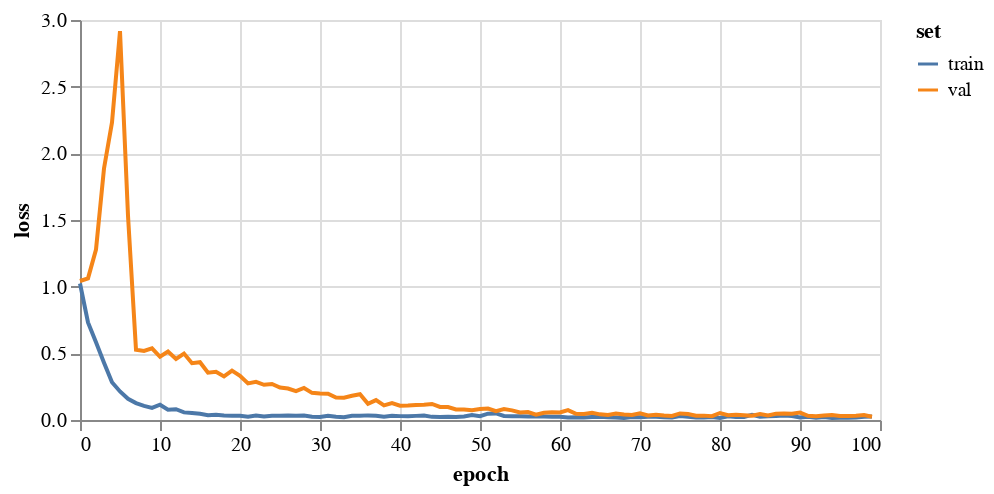
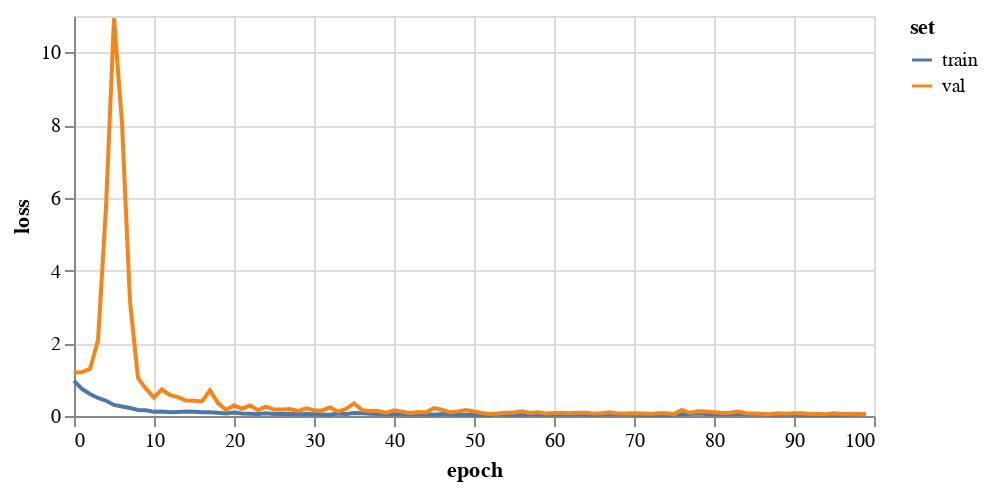
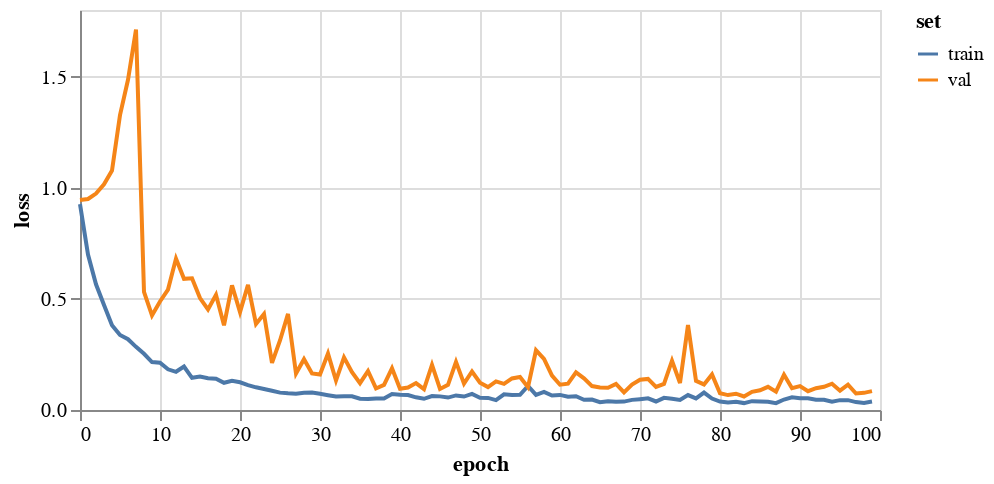
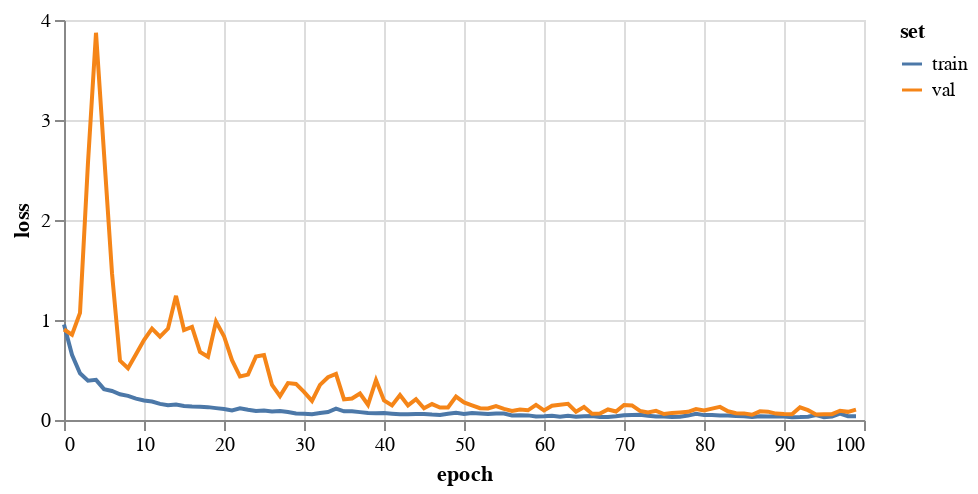

Notebook cell for these charts, in order:
### Code cell
for trainName, trainSet in trainSets.items():
    print('training on '+trainName)

    # train
    gcn = FeaStNet()
    history = gcn.trainModel(trainSet, valSets[trainName], epochs=epochs, saveDir=saveDir+trainName)

    display(plotHistory(history))

    # test
    print('testing on '+trainName+'\n')
    resultsDict = gcn.testModel(testSets[trainName], level='field')
    resultsDict['Trained on'] = ['test group']*len(resultsDict['mse'])
    resultsDict['Tested on'] = [trainName]*len(resultsDict['mse'])
    results = pivotDict(resultsDict)
    resultsList.extend(results)
        
pd.DataFrame(resultsList)

### Figure 1 — Vega-Lite specification as saved in the notebook (floating-point values rounded to 4 significant figures)
{"config": {"view": {"continuousWidth": 400, "continuousHeight": 300}}, "data": {"name": "data-65f77141fe35c7334411b53b667b501e"}, "mark": "line", "encoding": {"color": {"type": "nominal", "field": "set"}, "tooltip": [{"type": "quantitative", "field": "epoch"}, {"type": "quantitative", "field": "value"}], "x": {"type": "quantitative", "field": "epoch"}, "y": {"type": "quantitative", "axis": {"title": "loss"}, "field": "value"}}, "height": 200, "transform": [{"fold": ["train", "val"], "as": ["set", "value"]}], "width": 400, "$schema": "https://vega.github.io/schema/vega-lite/v4.8.1.json", "datasets": {"data-65f77141fe35c7334411b53b667b501e": [{"train": 1.024, "val": 1.043, "epoch": 0}, {"train": 0.7311, "val": 1.063, "epoch": 1}, {"train": 0.5835, "val": 1.278, "epoch": 2}, {"train": 0.4298, "val": 1.887, "epoch": 3}, {"train": 0.2827, "val": 2.232, "epoch": 4}, {"train": 0.214, "val": 2.917, "epoch": 5}, {"train": 0.159, "val": 1.533, "epoch": 6}, {"train": 0.1266, "val": 0.5267, "epoch": 7}, {"train": 0.1061, "val": 0.518, "epoch": 8}, {"train": 0.09114, "val": 0.5377, "epoch": 9}, {"train": 0.1148, "val": 0.4742, "epoch": 10}, {"train": 0.07706, "val": 0.5131, "epoch": 11}, {"train": 0.081, "val": 0.4581, "epoch": 12}, {"train": 0.05702, "val": 0.4981, "epoch": 13}, {"train": 0.05228, "val": 0.4261, "epoch": 14}, {"train": 0.04691, "val": 0.4335, "epoch": 15}, {"train": 0.03647, "val": 0.3552, "epoch": 16}, {"train": 0.03927, "val": 0.3612, "epoch": 17}, {"train": 0.033, "val": 0.3265, "epoch": 18}, {"train": 0.03215, "val": 0.37, "epoch": 19}, {"train": 0.03117, "val": 0.3315, "epoch": 20}, {"train": 0.02528, "val": 0.2741, "epoch": 21}, {"train": 0.03375, "val": 0.2861, "epoch": 22}, {"train": 0.02585, "val": 0.2642, "epoch": 23}, {"train": 0.03243, "val": 0.2702, "epoch": 24}, {"train": 0.03177, "val": 0.2437, "epoch": 25}, {"train": 0.03403, "val": 0.2359, "epoch": 26}, {"train": 0.03096, "val": 0.216, "epoch": 27}, {"train": 0.0336, "val": 0.24, "epoch": 28}, {"train": 0.02473, "val": 0.2037, "epoch": 29}, {"train": 0.02292, "val": 0.1992, "epoch": 30}, {"train": 0.03218, "val": 0.1978, "epoch": 31}, {"train": 0.02505, "val": 0.1687, "epoch": 32}, {"train": 0.0202, "val": 0.167, "epoch": 33}, {"train": 0.03128, "val": 0.1815, "epoch": 34}, {"train": 0.0312, "val": 0.1937, "epoch": 35}, {"train": 0.03467, "val": 0.1215, "epoch": 36}, {"train": 0.03191, "val": 0.1491, "epoch": 37}, {"train": 0.02525, "val": 0.1098, "epoch": 38}, {"train": 0.03099, "val": 0.1264, "epoch": 39}, {"train": 0.02906, "val": 0.1068, "epoch": 40}, {"train": 0.0284, "val": 0.1088, "epoch": 41}, {"train": 0.03093, "val": 0.1132, "epoch": 42}, {"train": 0.03394, "val": 0.115, "epoch": 43}, {"train": 0.02357, "val": 0.1205, "epoch": 44}, {"train": 0.02303, "val": 0.09768, "epoch": 45}, {"train": 0.0244, "val": 0.09766, "epoch": 46}, {"train": 0.02246, "val": 0.07918, "epoch": 47}, {"train": 0.02611, "val": 0.0792, "epoch": 48}, {"train": 0.03684, "val": 0.07367, "epoch": 49}, {"train": 0.02888, "val": 0.08307, "epoch": 50}, {"train": 0.04726, "val": 0.08536, "epoch": 51}, {"train": 0.0492, "val": 0.06586, "epoch": 52}, {"train": 0.02982, "val": 0.08183, "epoch": 53}, {"train": 0.02777, "val": 0.07241, "epoch": 54}, {"train": 0.02877, "val": 0.05631, "epoch": 55}, {"train": 0.02539, "val": 0.05959, "epoch": 56}, {"train": 0.02582, "val": 0.04037, "epoch": 57}, {"train": 0.0255, "val": 0.05414, "epoch": 58}, {"train": 0.02509, "val": 0.05888, "epoch": 59}, {"train": 0.02506, "val": 0.05698, "epoch": 60}, {"train": 0.01868, "val": 0.07412, "epoch": 61}, {"train": 0.02035, "val": 0.04691, "epoch": 62}, {"train": 0.01947, "val": 0.04579, "epoch": 63}, {"train": 0.02215, "val": 0.05362, "epoch": 64}, {"train": 0.02388, "val": 0.04236, "epoch": 65}, {"train": 0.01969, "val": 0.03709, "epoch": 66}, {"train": 0.01933, "val": 0.04897, "epoch": 67}, {"train": 0.0152, "val": 0.04177, "epoch": 68}, {"train": 0.02325, "val": 0.03712, "epoch": 69}, {"train": 0.021, "val": 0.05061, "epoch": 70}, {"train": 0.02372, "val": 0.0335, "epoch": 71}, {"train": 0.02384, "val": 0.03862, "epoch": 72}, {"train": 0.02056, "val": 0.03315, "epoch": 73}, {"train": 0.01873, "val": 0.03067, "epoch": 74}, {"train": 0.02955, "val": 0.0491, "epoch": 75}, {"train": 0.02375, "val": 0.04477, "epoch": 76}, {"train": 0.01835, "val": 0.03272, "epoch": 77}, {"train": 0.01962, "val": 0.03281, "epoch": 78}, {"train": 0.02243, "val": 0.02834, "epoch": 79}, {"train": 0.0159, "val": 0.05251, "epoch": 80}, {"train": 0.02833, "val": 0.03566, "epoch": 81}, {"train": 0.02229, "val": 0.04003, "epoch": 82}, {"train": 0.02254, "val": 0.03621, "epoch": 83}, {"train": 0.03867, "val": 0.03251, "epoch": 84}, {"train": 0.02408, "val": 0.04548, "epoch": 85}, {"train": 0.02894, "val": 0.03352, "epoch": 86}, {"train": 0.02932, "val": 0.04719, "epoch": 87}, {"train": 0.0334, "val": 0.04795, "epoch": 88}, {"train": 0.0298, "val": 0.04693, "epoch": 89}, {"train": 0.01879, "val": 0.0558, "epoch": 90}, {"train": 0.02462, "val": 0.03156, "epoch": 91}, {"train": 0.01766, "val": 0.02837, "epoch": 92}, {"train": 0.0225, "val": 0.0333, "epoch": 93}, {"train": 0.01486, "val": 0.03759, "epoch": 94}, {"train": 0.0169, "val": 0.02924, "epoch": 95}, {"train": 0.01618, "val": 0.03042, "epoch": 96}, {"train": 0.01849, "val": 0.03142, "epoch": 97}, {"train": 0.02413, "val": 0.03746, "epoch": 98}, {"train": 0.02621, "val": 0.02402, "epoch": 99}]}}

### Figure 2 — Vega-Lite specification as saved in the notebook (floating-point values rounded to 4 significant figures)
{"config": {"view": {"continuousWidth": 400, "continuousHeight": 300}}, "data": {"name": "data-03b2bfa835b701190d9b105be12bed7c"}, "mark": "line", "encoding": {"color": {"type": "nominal", "field": "set"}, "tooltip": [{"type": "quantitative", "field": "epoch"}, {"type": "quantitative", "field": "value"}], "x": {"type": "quantitative", "field": "epoch"}, "y": {"type": "quantitative", "axis": {"title": "loss"}, "field": "value"}}, "height": 200, "transform": [{"fold": ["train", "val"], "as": ["set", "value"]}], "width": 400, "$schema": "https://vega.github.io/schema/vega-lite/v4.8.1.json", "datasets": {"data-03b2bfa835b701190d9b105be12bed7c": [{"train": 0.966, "val": 1.196, "epoch": 0}, {"train": 0.7433, "val": 1.206, "epoch": 1}, {"train": 0.6067, "val": 1.295, "epoch": 2}, {"train": 0.4962, "val": 2.073, "epoch": 3}, {"train": 0.4201, "val": 5.732, "epoch": 4}, {"train": 0.3043, "val": 10.94, "epoch": 5}, {"train": 0.2599, "val": 8.062, "epoch": 6}, {"train": 0.2194, "val": 3.159, "epoch": 7}, {"train": 0.1675, "val": 1.047, "epoch": 8}, {"train": 0.1588, "val": 0.7505, "epoch": 9}, {"train": 0.1138, "val": 0.509, "epoch": 10}, {"train": 0.1226, "val": 0.7292, "epoch": 11}, {"train": 0.1034, "val": 0.5714, "epoch": 12}, {"train": 0.1126, "val": 0.5196, "epoch": 13}, {"train": 0.1229, "val": 0.4248, "epoch": 14}, {"train": 0.1161, "val": 0.4219, "epoch": 15}, {"train": 0.09999, "val": 0.3996, "epoch": 16}, {"train": 0.1027, "val": 0.7037, "epoch": 17}, {"train": 0.09036, "val": 0.3541, "epoch": 18}, {"train": 0.07118, "val": 0.1681, "epoch": 19}, {"train": 0.0961, "val": 0.2872, "epoch": 20}, {"train": 0.07057, "val": 0.2, "epoch": 21}, {"train": 0.06346, "val": 0.2873, "epoch": 22}, {"train": 0.05223, "val": 0.1619, "epoch": 23}, {"train": 0.07419, "val": 0.2584, "epoch": 24}, {"train": 0.0521, "val": 0.1759, "epoch": 25}, {"train": 0.06033, "val": 0.1791, "epoch": 26}, {"train": 0.05242, "val": 0.1901, "epoch": 27}, {"train": 0.0491, "val": 0.1358, "epoch": 28}, {"train": 0.0529, "val": 0.2088, "epoch": 29}, {"train": 0.04499, "val": 0.1566, "epoch": 30}, {"train": 0.04156, "val": 0.1528, "epoch": 31}, {"train": 0.03678, "val": 0.2332, "epoch": 32}, {"train": 0.06557, "val": 0.1227, "epoch": 33}, {"train": 0.05773, "val": 0.1951, "epoch": 34}, {"train": 0.0797, "val": 0.3468, "epoch": 35}, {"train": 0.07833, "val": 0.1615, "epoch": 36}, {"train": 0.05876, "val": 0.1386, "epoch": 37}, {"train": 0.05377, "val": 0.1361, "epoch": 38}, {"train": 0.05585, "val": 0.08678, "epoch": 39}, {"train": 0.04546, "val": 0.1591, "epoch": 40}, {"train": 0.0453, "val": 0.121, "epoch": 41}, {"train": 0.05364, "val": 0.076, "epoch": 42}, {"train": 0.05054, "val": 0.1091, "epoch": 43}, {"train": 0.05623, "val": 0.09406, "epoch": 44}, {"train": 0.03787, "val": 0.2163, "epoch": 45}, {"train": 0.05362, "val": 0.1735, "epoch": 46}, {"train": 0.04865, "val": 0.1008, "epoch": 47}, {"train": 0.04176, "val": 0.1271, "epoch": 48}, {"train": 0.03572, "val": 0.1647, "epoch": 49}, {"train": 0.03195, "val": 0.1236, "epoch": 50}, {"train": 0.02996, "val": 0.08333, "epoch": 51}, {"train": 0.02567, "val": 0.0528, "epoch": 52}, {"train": 0.05445, "val": 0.06777, "epoch": 53}, {"train": 0.0325, "val": 0.08617, "epoch": 54}, {"train": 0.03843, "val": 0.09657, "epoch": 55}, {"train": 0.03737, "val": 0.1278, "epoch": 56}, {"train": 0.04171, "val": 0.08241, "epoch": 57}, {"train": 0.04167, "val": 0.1005, "epoch": 58}, {"train": 0.03655, "val": 0.06598, "epoch": 59}, {"train": 0.04514, "val": 0.08033, "epoch": 60}, {"train": 0.04276, "val": 0.08271, "epoch": 61}, {"train": 0.04246, "val": 0.07906, "epoch": 62}, {"train": 0.03819, "val": 0.0917, "epoch": 63}, {"train": 0.04186, "val": 0.09044, "epoch": 64}, {"train": 0.03661, "val": 0.06562, "epoch": 65}, {"train": 0.0404, "val": 0.0744, "epoch": 66}, {"train": 0.04647, "val": 0.1026, "epoch": 67}, {"train": 0.0454, "val": 0.06601, "epoch": 68}, {"train": 0.04799, "val": 0.07147, "epoch": 69}, {"train": 0.03271, "val": 0.07556, "epoch": 70}, {"train": 0.03329, "val": 0.06585, "epoch": 71}, {"train": 0.02644, "val": 0.05853, "epoch": 72}, {"train": 0.0384, "val": 0.07221, "epoch": 73}, {"train": 0.02252, "val": 0.07233, "epoch": 74}, {"train": 0.03925, "val": 0.05197, "epoch": 75}, {"train": 0.0505, "val": 0.1681, "epoch": 76}, {"train": 0.05367, "val": 0.08175, "epoch": 77}, {"train": 0.0666, "val": 0.1283, "epoch": 78}, {"train": 0.05658, "val": 0.1234, "epoch": 79}, {"train": 0.04944, "val": 0.1019, "epoch": 80}, {"train": 0.05421, "val": 0.08036, "epoch": 81}, {"train": 0.0455, "val": 0.09245, "epoch": 82}, {"train": 0.06374, "val": 0.1219, "epoch": 83}, {"train": 0.05022, "val": 0.07504, "epoch": 84}, {"train": 0.0473, "val": 0.07079, "epoch": 85}, {"train": 0.0428, "val": 0.06151, "epoch": 86}, {"train": 0.03805, "val": 0.049, "epoch": 87}, {"train": 0.03749, "val": 0.07695, "epoch": 88}, {"train": 0.04716, "val": 0.0647, "epoch": 89}, {"train": 0.03367, "val": 0.07898, "epoch": 90}, {"train": 0.03063, "val": 0.07291, "epoch": 91}, {"train": 0.02836, "val": 0.05708, "epoch": 92}, {"train": 0.03226, "val": 0.06076, "epoch": 93}, {"train": 0.02449, "val": 0.04809, "epoch": 94}, {"train": 0.02949, "val": 0.07462, "epoch": 95}, {"train": 0.03002, "val": 0.0575, "epoch": 96}, {"train": 0.03858, "val": 0.06272, "epoch": 97}, {"train": 0.05655, "val": 0.06491, "epoch": 98}, {"train": 0.03336, "val": 0.04991, "epoch": 99}]}}

### Figure 3 — Vega-Lite specification as saved in the notebook (floating-point values rounded to 4 significant figures)
{"config": {"view": {"continuousWidth": 400, "continuousHeight": 300}}, "data": {"name": "data-cf8d6336b73899c62527f221a7eba4c8"}, "mark": "line", "encoding": {"color": {"type": "nominal", "field": "set"}, "tooltip": [{"type": "quantitative", "field": "epoch"}, {"type": "quantitative", "field": "value"}], "x": {"type": "quantitative", "field": "epoch"}, "y": {"type": "quantitative", "axis": {"title": "loss"}, "field": "value"}}, "height": 200, "transform": [{"fold": ["train", "val"], "as": ["set", "value"]}], "width": 400, "$schema": "https://vega.github.io/schema/vega-lite/v4.8.1.json", "datasets": {"data-cf8d6336b73899c62527f221a7eba4c8": [{"train": 0.9262, "val": 0.9449, "epoch": 0}, {"train": 0.6999, "val": 0.9495, "epoch": 1}, {"train": 0.5655, "val": 0.974, "epoch": 2}, {"train": 0.4725, "val": 1.016, "epoch": 3}, {"train": 0.3818, "val": 1.078, "epoch": 4}, {"train": 0.3379, "val": 1.327, "epoch": 5}, {"train": 0.3186, "val": 1.486, "epoch": 6}, {"train": 0.2842, "val": 1.712, "epoch": 7}, {"train": 0.2529, "val": 0.5317, "epoch": 8}, {"train": 0.2157, "val": 0.4254, "epoch": 9}, {"train": 0.2128, "val": 0.4885, "epoch": 10}, {"train": 0.183, "val": 0.5418, "epoch": 11}, {"train": 0.1719, "val": 0.6813, "epoch": 12}, {"train": 0.1955, "val": 0.5904, "epoch": 13}, {"train": 0.1449, "val": 0.5927, "epoch": 14}, {"train": 0.1506, "val": 0.5035, "epoch": 15}, {"train": 0.1433, "val": 0.4525, "epoch": 16}, {"train": 0.1411, "val": 0.5185, "epoch": 17}, {"train": 0.1224, "val": 0.3809, "epoch": 18}, {"train": 0.131, "val": 0.5613, "epoch": 19}, {"train": 0.1246, "val": 0.4406, "epoch": 20}, {"train": 0.1122, "val": 0.5633, "epoch": 21}, {"train": 0.1021, "val": 0.3871, "epoch": 22}, {"train": 0.09478, "val": 0.432, "epoch": 23}, {"train": 0.08656, "val": 0.2119, "epoch": 24}, {"train": 0.07816, "val": 0.3128, "epoch": 25}, {"train": 0.07535, "val": 0.4324, "epoch": 26}, {"train": 0.07356, "val": 0.1639, "epoch": 27}, {"train": 0.07755, "val": 0.2285, "epoch": 28}, {"train": 0.07838, "val": 0.1643, "epoch": 29}, {"train": 0.07295, "val": 0.1594, "epoch": 30}, {"train": 0.06671, "val": 0.2538, "epoch": 31}, {"train": 0.06061, "val": 0.1328, "epoch": 32}, {"train": 0.06191, "val": 0.2366, "epoch": 33}, {"train": 0.06163, "val": 0.1704, "epoch": 34}, {"train": 0.05054, "val": 0.1207, "epoch": 35}, {"train": 0.04918, "val": 0.1754, "epoch": 36}, {"train": 0.05192, "val": 0.09693, "epoch": 37}, {"train": 0.0515, "val": 0.1129, "epoch": 38}, {"train": 0.07151, "val": 0.1877, "epoch": 39}, {"train": 0.0683, "val": 0.09544, "epoch": 40}, {"train": 0.06737, "val": 0.1014, "epoch": 41}, {"train": 0.05714, "val": 0.1213, "epoch": 42}, {"train": 0.05044, "val": 0.09382, "epoch": 43}, {"train": 0.06259, "val": 0.2034, "epoch": 44}, {"train": 0.06131, "val": 0.09473, "epoch": 45}, {"train": 0.05598, "val": 0.1133, "epoch": 46}, {"train": 0.06562, "val": 0.2168, "epoch": 47}, {"train": 0.06044, "val": 0.1189, "epoch": 48}, {"train": 0.07245, "val": 0.1733, "epoch": 49}, {"train": 0.05525, "val": 0.123, "epoch": 50}, {"train": 0.05444, "val": 0.1031, "epoch": 51}, {"train": 0.04429, "val": 0.1288, "epoch": 52}, {"train": 0.07048, "val": 0.1176, "epoch": 53}, {"train": 0.06705, "val": 0.142, "epoch": 54}, {"train": 0.06819, "val": 0.1486, "epoch": 55}, {"train": 0.1082, "val": 0.1027, "epoch": 56}, {"train": 0.068, "val": 0.2688, "epoch": 57}, {"train": 0.08149, "val": 0.2301, "epoch": 58}, {"train": 0.06493, "val": 0.155, "epoch": 59}, {"train": 0.06795, "val": 0.1137, "epoch": 60}, {"train": 0.05938, "val": 0.1183, "epoch": 61}, {"train": 0.06167, "val": 0.1692, "epoch": 62}, {"train": 0.04579, "val": 0.1425, "epoch": 63}, {"train": 0.04686, "val": 0.1076, "epoch": 64}, {"train": 0.03525, "val": 0.1013, "epoch": 65}, {"train": 0.03968, "val": 0.1002, "epoch": 66}, {"train": 0.03678, "val": 0.117, "epoch": 67}, {"train": 0.03774, "val": 0.07883, "epoch": 68}, {"train": 0.04564, "val": 0.1142, "epoch": 69}, {"train": 0.04873, "val": 0.136, "epoch": 70}, {"train": 0.05251, "val": 0.14, "epoch": 71}, {"train": 0.03841, "val": 0.104, "epoch": 72}, {"train": 0.05483, "val": 0.1177, "epoch": 73}, {"train": 0.05097, "val": 0.2218, "epoch": 74}, {"train": 0.04523, "val": 0.1215, "epoch": 75}, {"train": 0.06708, "val": 0.3824, "epoch": 76}, {"train": 0.05236, "val": 0.1314, "epoch": 77}, {"train": 0.07847, "val": 0.1151, "epoch": 78}, {"train": 0.05134, "val": 0.1601, "epoch": 79}, {"train": 0.03786, "val": 0.07529, "epoch": 80}, {"train": 0.03405, "val": 0.06711, "epoch": 81}, {"train": 0.03679, "val": 0.07324, "epoch": 82}, {"train": 0.03108, "val": 0.06096, "epoch": 83}, {"train": 0.03979, "val": 0.08168, "epoch": 84}, {"train": 0.03867, "val": 0.0889, "epoch": 85}, {"train": 0.0373, "val": 0.1043, "epoch": 86}, {"train": 0.03075, "val": 0.08276, "epoch": 87}, {"train": 0.04704, "val": 0.159, "epoch": 88}, {"train": 0.05685, "val": 0.09819, "epoch": 89}, {"train": 0.05256, "val": 0.1075, "epoch": 90}, {"train": 0.05309, "val": 0.08444, "epoch": 91}, {"train": 0.04626, "val": 0.098, "epoch": 92}, {"train": 0.04623, "val": 0.1045, "epoch": 93}, {"train": 0.03689, "val": 0.1184, "epoch": 94}, {"train": 0.04441, "val": 0.08676, "epoch": 95}, {"train": 0.04433, "val": 0.1138, "epoch": 96}, {"train": 0.03565, "val": 0.07413, "epoch": 97}, {"train": 0.03189, "val": 0.07722, "epoch": 98}, {"train": 0.03834, "val": 0.08511, "epoch": 99}]}}

### Figure 4 — Vega-Lite specification as saved in the notebook (floating-point values rounded to 4 significant figures)
{"config": {"view": {"continuousWidth": 400, "continuousHeight": 300}}, "data": {"name": "data-08bd3c118ecbe265c781d12025da3964"}, "mark": "line", "encoding": {"color": {"type": "nominal", "field": "set"}, "tooltip": [{"type": "quantitative", "field": "epoch"}, {"type": "quantitative", "field": "value"}], "x": {"type": "quantitative", "field": "epoch"}, "y": {"type": "quantitative", "axis": {"title": "loss"}, "field": "value"}}, "height": 200, "transform": [{"fold": ["train", "val"], "as": ["set", "value"]}], "width": 400, "$schema": "https://vega.github.io/schema/vega-lite/v4.8.1.json", "datasets": {"data-08bd3c118ecbe265c781d12025da3964": [{"train": 0.9541, "val": 0.9044, "epoch": 0}, {"train": 0.6511, "val": 0.8538, "epoch": 1}, {"train": 0.467, "val": 1.071, "epoch": 2}, {"train": 0.3936, "val": 2.576, "epoch": 3}, {"train": 0.4015, "val": 3.872, "epoch": 4}, {"train": 0.3083, "val": 2.669, "epoch": 5}, {"train": 0.29, "val": 1.468, "epoch": 6}, {"train": 0.2572, "val": 0.5931, "epoch": 7}, {"train": 0.2409, "val": 0.5172, "epoch": 8}, {"train": 0.2131, "val": 0.6579, "epoch": 9}, {"train": 0.1944, "val": 0.8002, "epoch": 10}, {"train": 0.1849, "val": 0.9149, "epoch": 11}, {"train": 0.1614, "val": 0.8336, "epoch": 12}, {"train": 0.1471, "val": 0.914, "epoch": 13}, {"train": 0.1558, "val": 1.242, "epoch": 14}, {"train": 0.1406, "val": 0.9001, "epoch": 15}, {"train": 0.1342, "val": 0.9319, "epoch": 16}, {"train": 0.1317, "val": 0.6814, "epoch": 17}, {"train": 0.1287, "val": 0.6319, "epoch": 18}, {"train": 0.1189, "val": 0.9848, "epoch": 19}, {"train": 0.1095, "val": 0.8382, "epoch": 20}, {"train": 0.09512, "val": 0.5985, "epoch": 21}, {"train": 0.1163, "val": 0.4349, "epoch": 22}, {"train": 0.1019, "val": 0.4539, "epoch": 23}, {"train": 0.08985, "val": 0.6351, "epoch": 24}, {"train": 0.09526, "val": 0.6499, "epoch": 25}, {"train": 0.08534, "val": 0.3501, "epoch": 26}, {"train": 0.0898, "val": 0.2391, "epoch": 27}, {"train": 0.07961, "val": 0.3689, "epoch": 28}, {"train": 0.0644, "val": 0.3608, "epoch": 29}, {"train": 0.06301, "val": 0.2807, "epoch": 30}, {"train": 0.05682, "val": 0.1913, "epoch": 31}, {"train": 0.06939, "val": 0.3509, "epoch": 32}, {"train": 0.07969, "val": 0.4281, "epoch": 33}, {"train": 0.1134, "val": 0.4618, "epoch": 34}, {"train": 0.08647, "val": 0.2063, "epoch": 35}, {"train": 0.08692, "val": 0.2148, "epoch": 36}, {"train": 0.07874, "val": 0.2651, "epoch": 37}, {"train": 0.07008, "val": 0.1522, "epoch": 38}, {"train": 0.06804, "val": 0.3989, "epoch": 39}, {"train": 0.06876, "val": 0.1951, "epoch": 40}, {"train": 0.0628, "val": 0.1456, "epoch": 41}, {"train": 0.05843, "val": 0.2503, "epoch": 42}, {"train": 0.05768, "val": 0.1455, "epoch": 43}, {"train": 0.06001, "val": 0.2074, "epoch": 44}, {"train": 0.0608, "val": 0.1175, "epoch": 45}, {"train": 0.05473, "val": 0.1595, "epoch": 46}, {"train": 0.05056, "val": 0.124, "epoch": 47}, {"train": 0.06336, "val": 0.1249, "epoch": 48}, {"train": 0.07187, "val": 0.2345, "epoch": 49}, {"train": 0.05949, "val": 0.1757, "epoch": 50}, {"train": 0.0706, "val": 0.1466, "epoch": 51}, {"train": 0.06581, "val": 0.1175, "epoch": 52}, {"train": 0.06045, "val": 0.1146, "epoch": 53}, {"train": 0.06607, "val": 0.1382, "epoch": 54}, {"train": 0.06399, "val": 0.1105, "epoch": 55}, {"train": 0.04457, "val": 0.09048, "epoch": 56}, {"train": 0.04765, "val": 0.1044, "epoch": 57}, {"train": 0.04618, "val": 0.09714, "epoch": 58}, {"train": 0.03606, "val": 0.1512, "epoch": 59}, {"train": 0.03793, "val": 0.0963, "epoch": 60}, {"train": 0.04171, "val": 0.1429, "epoch": 61}, {"train": 0.03236, "val": 0.152, "epoch": 62}, {"train": 0.0414, "val": 0.1613, "epoch": 63}, {"train": 0.0323, "val": 0.0833, "epoch": 64}, {"train": 0.03645, "val": 0.1308, "epoch": 65}, {"train": 0.03998, "val": 0.06264, "epoch": 66}, {"train": 0.03054, "val": 0.06431, "epoch": 67}, {"train": 0.03009, "val": 0.1055, "epoch": 68}, {"train": 0.03677, "val": 0.08481, "epoch": 69}, {"train": 0.04816, "val": 0.1503, "epoch": 70}, {"train": 0.04972, "val": 0.1459, "epoch": 71}, {"train": 0.05242, "val": 0.09094, "epoch": 72}, {"train": 0.04329, "val": 0.07474, "epoch": 73}, {"train": 0.03433, "val": 0.09225, "epoch": 74}, {"train": 0.03591, "val": 0.06001, "epoch": 75}, {"train": 0.0304, "val": 0.0711, "epoch": 76}, {"train": 0.03163, "val": 0.07603, "epoch": 77}, {"train": 0.04409, "val": 0.0814, "epoch": 78}, {"train": 0.06115, "val": 0.1092, "epoch": 79}, {"train": 0.04894, "val": 0.0952, "epoch": 80}, {"train": 0.05048, "val": 0.1139, "epoch": 81}, {"train": 0.04477, "val": 0.1312, "epoch": 82}, {"train": 0.04553, "val": 0.08712, "epoch": 83}, {"train": 0.04037, "val": 0.06775, "epoch": 84}, {"train": 0.03731, "val": 0.0661, "epoch": 85}, {"train": 0.0297, "val": 0.05204, "epoch": 86}, {"train": 0.03829, "val": 0.08625, "epoch": 87}, {"train": 0.03515, "val": 0.08352, "epoch": 88}, {"train": 0.03638, "val": 0.06413, "epoch": 89}, {"train": 0.03495, "val": 0.05915, "epoch": 90}, {"train": 0.02853, "val": 0.05778, "epoch": 91}, {"train": 0.02903, "val": 0.1272, "epoch": 92}, {"train": 0.03275, "val": 0.09873, "epoch": 93}, {"train": 0.04858, "val": 0.05583, "epoch": 94}, {"train": 0.02828, "val": 0.05853, "epoch": 95}, {"train": 0.03573, "val": 0.05847, "epoch": 96}, {"train": 0.06334, "val": 0.09286, "epoch": 97}, {"train": 0.03764, "val": 0.08147, "epoch": 98}, {"train": 0.03788, "val": 0.1041, "epoch": 99}]}}
